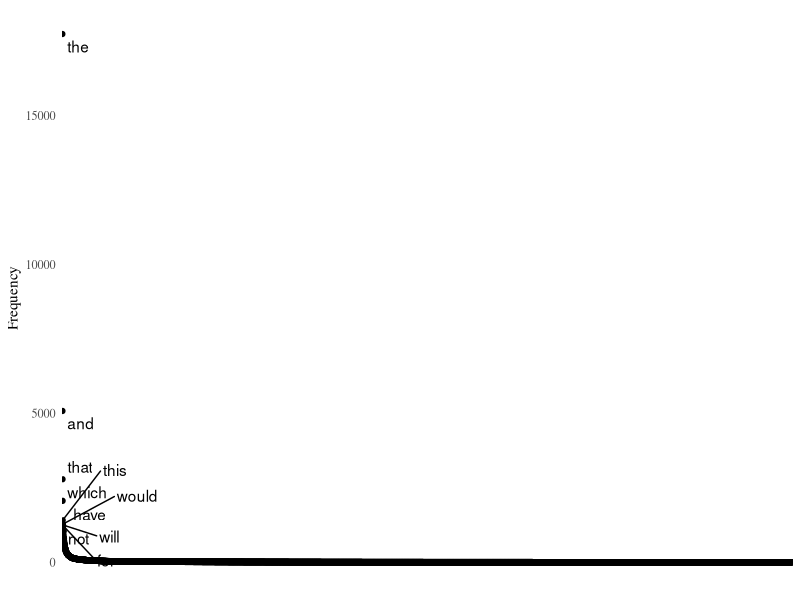
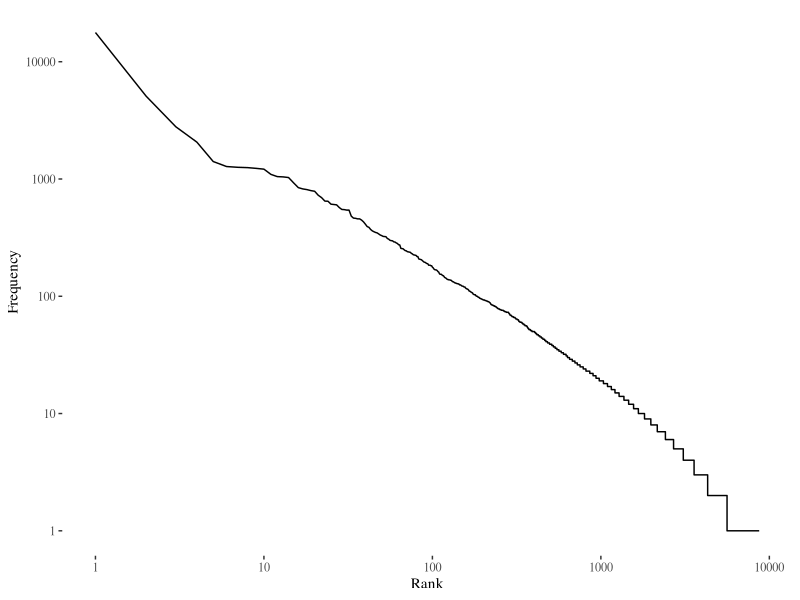
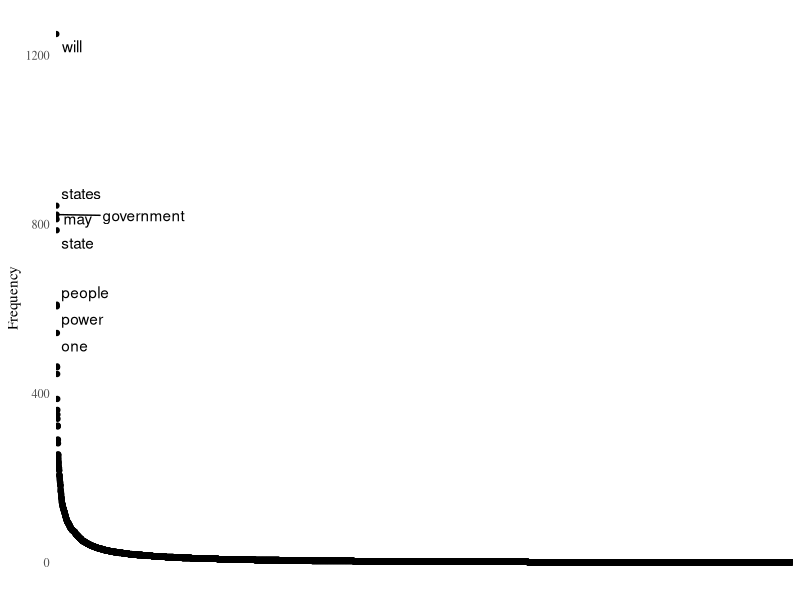
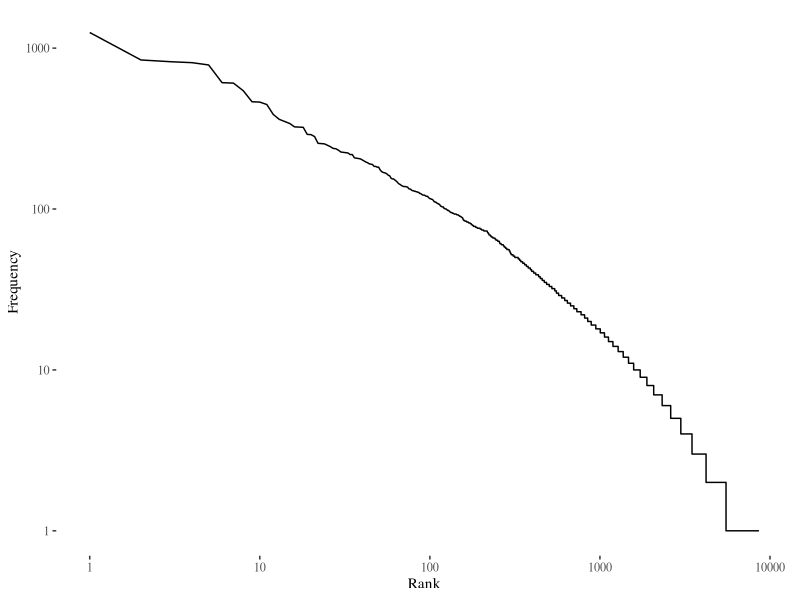
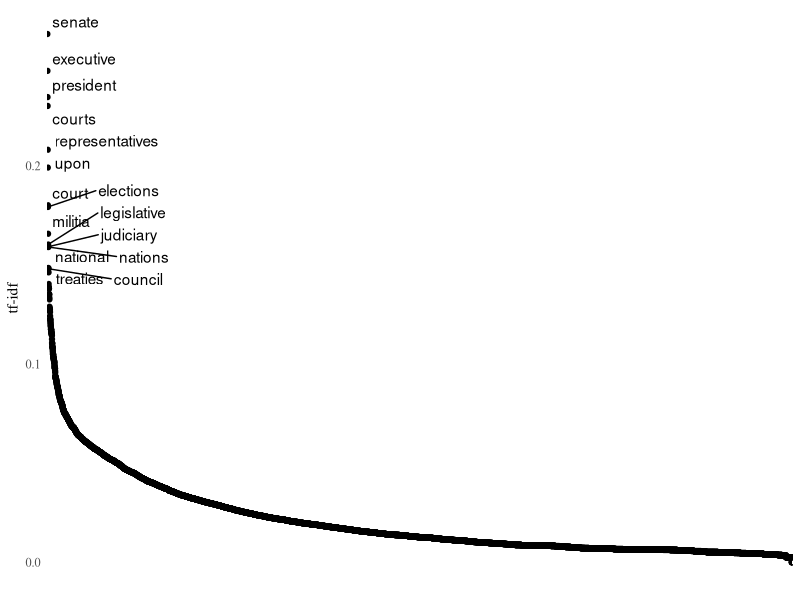
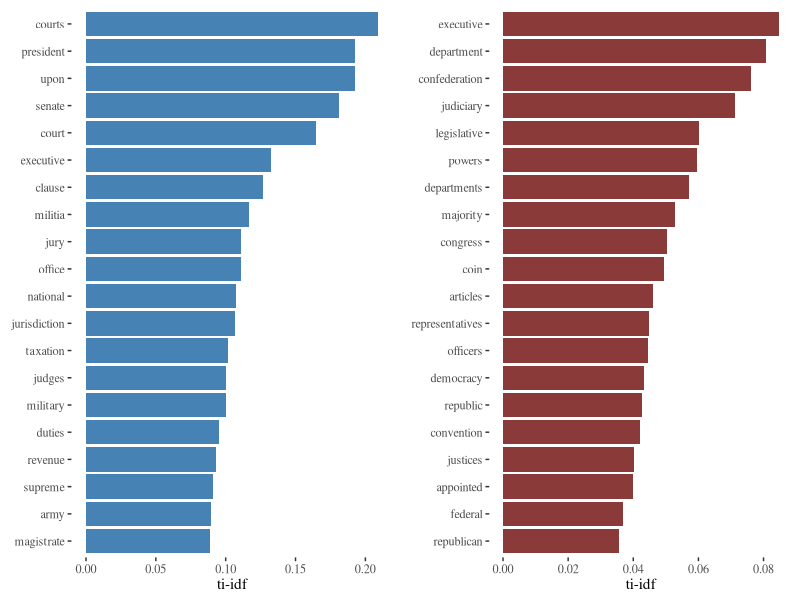
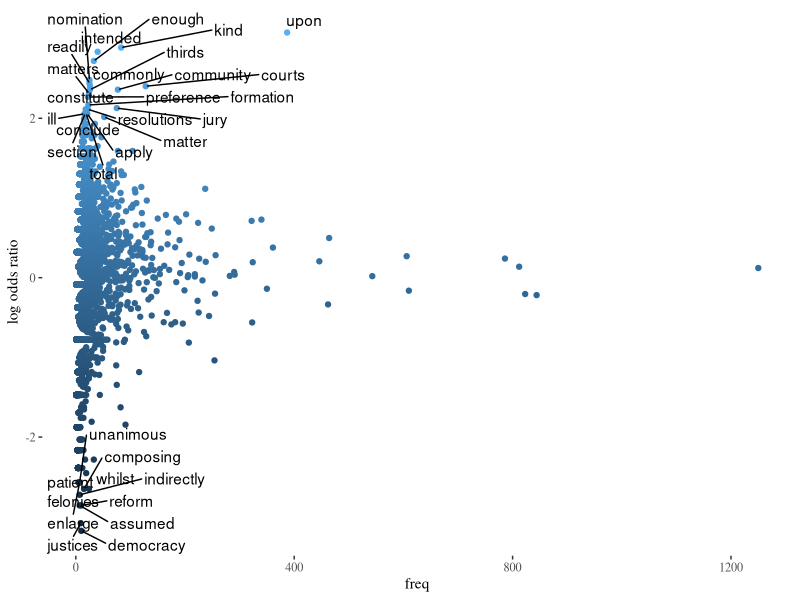
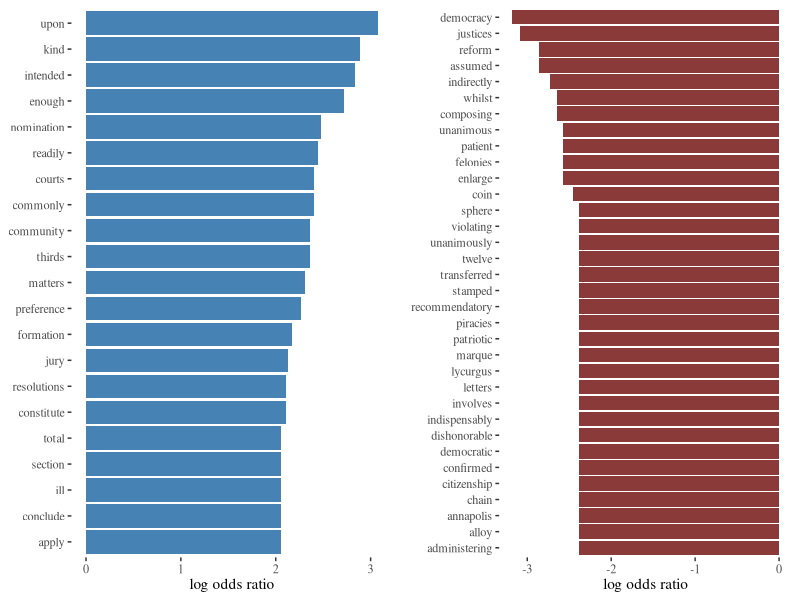

Reproduce these figures in R, in order.
## ---- chunk 1
library(tm)
library(tidyverse)
library(ggthemes)
library(ggrepel)
## ---- chunk 2
getwd()
setwd("~/Desktop/teaching/CEU_text_as_data/meeting_4/") # this is an example, paste your path here
## ---- chunk 3

federalist <- read_csv("../meeting_3/federalist.csv")

## ---- chunk 4

clean_federalist <- federalist %>%
  mutate(                           # the mutate() function is part of dplyr package / allows to change stuff within the dataframe easily
    text   = str_to_lower(text),                # turn all letters to lowercase
    text   = str_replace_all(text, "\n", " "),  # replace '/n' carriage return symbols
    text   = str_remove_all(text, "[:punct:]"), # remove all punctuation
    man    = str_count(text, "\\Wman "),        # Basic regex (more about it later in the course. '\\W' part means at the begging of the word) and count those up
    by     = str_count(text, "\\Wby "),         # same
    upon   = str_count(text, "\\Wupon ")        # same
  ) %>%
  rowwise() %>%                                 # make future functions work rowwise
  mutate(
    length = length(str_split(text, " ")[[1]])  # calculate the length of the text (in words)
  )

## ---- chunk 5
dtm_federalist <- DocumentTermMatrix(clean_federalist$text,
                                     control = list(removePunctuation = TRUE,
                                         stopwords = FALSE))
dtm_federalist <- dtm_federalist %>% as.matrix()

dim(dtm_federalist)

most_frequent <- dtm_federalist %>% colSums()


most_frequent_df <- most_frequent %>% as.list() %>% as_tibble() %>%
  pivot_longer(everything())

most_frequent_df %>% arrange(desc(value))

## ---- chunk 6

most_frequent_df %>%
  mutate(label = ifelse(value > 1200, name, NA)) %>%
  ggplot() +
  geom_point(aes(reorder(name, -value),  value)) +
  geom_text_repel(aes(reorder(name, -value),  value, label = label),
                  max.overlaps = 20) +
  theme_tufte() +
  ylab("Frequency") +
  theme(
    axis.text.x = element_blank(),
    axis.title.x = element_blank(),
    axis.ticks = element_blank()
  )

## ---- chunk 7


most_frequent_df %>%
  arrange(desc(value)) %>%
  mutate(rank = 1:nrow(.)) %>%
  ggplot(aes(rank, value)) +
  geom_line() +
  ylab("Frequency") +
  xlab("Rank") +
  scale_x_log10() +
  scale_y_log10() +
  theme_tufte()

## ---- chunk 8
dtm_federalist <- DocumentTermMatrix(clean_federalist$text,
                                     control = list(removePunctuation = TRUE,
                                         stopwords = TRUE))
dtm_federalist <- dtm_federalist %>% as.matrix()

dim(dtm_federalist)

most_frequent <- dtm_federalist %>% colSums()

most_frequent_df <- most_frequent %>% as.list() %>% as_tibble() %>%
  pivot_longer(everything())

most_frequent_df %>% arrange(desc(value))
## ---- chunk 9
most_frequent_df %>%
  mutate(label = ifelse(value > 500, name, NA)) %>%
  ggplot() +
  geom_point(aes(reorder(name, -value),  value)) +
  geom_text_repel(aes(reorder(name, -value),  value, label = label),
                  max.overlaps = 20) +
  theme_tufte() +
  ylab("Frequency") +
  theme(
    axis.text.x = element_blank(),
    axis.title.x = element_blank(),
    axis.ticks = element_blank()

  )

## ---- chunk 10

most_frequent_df %>%
  arrange(desc(value)) %>%
  mutate(rank = 1:nrow(.)) %>%
  ggplot(aes(rank, value)) +
  geom_line() +
  ylab("Frequency") +
  xlab("Rank") +
  scale_x_log10() +
  scale_y_log10() +
  theme_tufte()
## ---- chunk 11
dtm_federalist <- DocumentTermMatrix(clean_federalist$text,
                                     control = list(removePunctuation = TRUE,
                                         stopwords = TRUE))

dtm_federalist_tfidf <- weightTfIdf(dtm_federalist)


dtm_federalist_tfidf <- dtm_federalist_tfidf %>% as.matrix()

dim(dtm_federalist_tfidf)

most_frequent <- dtm_federalist_tfidf %>% colSums()

most_frequent_df <- most_frequent %>% as.list() %>% as_tibble() %>%
  pivot_longer(everything())

most_frequent_df %>% arrange(desc(value))
## ---- chunk 12
most_frequent_df %>%
  mutate(label = ifelse(value > .107, name, NA)) %>%
  ggplot() +
  geom_point(aes(reorder(name, -value),  value)) +
  geom_text_repel(aes(reorder(name, -value),  value, label = label),
                  max.overlaps = 20) +
  theme_tufte() +
  ylab("tf-idf") +
  theme(
    axis.text.x = element_blank(),
    axis.title.x = element_blank(),
    axis.ticks = element_blank()

  )

## ---- chunk 13

dtm_federalist <- DocumentTermMatrix(clean_federalist$text,
                                     control = list(removePunctuation = TRUE,
                                         stopwords = TRUE))

dtm_federalist_tfidf <- weightTfIdf(dtm_federalist)

hamilton_ids <- which(clean_federalist$author == "HAMILTON")
madison_ids <- which(clean_federalist$author == "MADISON")

most_frequent_hamilton <- dtm_federalist_tfidf[hamilton_ids, ] %>%
  as.matrix() %>% colSums()
most_frequent_madison <- dtm_federalist_tfidf[madison_ids, ] %>%
  as.matrix() %>% colSums()



most_frequent_df_hamilton <- most_frequent_hamilton %>%
  as.list() %>%
  as_tibble() %>%
  pivot_longer(everything()) %>% 
  mutate(author = "HAMILTON")


most_frequent_df_madison <- most_frequent_madison %>%
  as.list() %>%
  as_tibble() %>%
  pivot_longer(everything()) %>% 
  mutate(author = "MADISON")

most_frequent_df <- bind_rows(most_frequent_df_hamilton,
                              most_frequent_df_madison)

hamilton_plot <- most_frequent_df %>%
  filter(author == "HAMILTON") %>%
  top_n(20, value) %>%
  ggplot() +
  geom_bar(aes(reorder(name, value), value),
           stat = "identity",
           fill = "steelblue") +
  coord_flip() +
  ylab("ti-idf") +
  theme_tufte() +
  theme(axis.title.y = element_blank())

madison_plot <- most_frequent_df %>%
  filter(author == "MADISON") %>%
  top_n(20, value) %>%
  ggplot() +
  geom_bar(aes(reorder(name, value), value),
           stat = "identity",
           fill = "indianred4") +
  coord_flip() +
  ylab("ti-idf") +
  theme_tufte() +
  theme(axis.title.y = element_blank())


cowplot::plot_grid(hamilton_plot, madison_plot,
                   ncol = 2)


## ---- chunk 14
dtm_federalist <- DocumentTermMatrix(clean_federalist$text,
                                     control = list(removePunctuation = TRUE,
                                         stopwords = TRUE))

hamilton_ids <- which(clean_federalist$author == "HAMILTON")
madison_ids <- which(clean_federalist$author == "MADISON")

dtm_hamilton <- dtm_federalist[hamilton_ids, ] %>%
  as.matrix() %>% colSums()
freq_hamilton <- (dtm_hamilton + 1) / sum(dtm_hamilton + 1)  # laplace smoothing

dtm_madison <- dtm_federalist[madison_ids, ] %>%
  as.matrix() %>% colSums()

freq_madison <- (dtm_madison + 1) / sum(dtm_madison + 1)  # laplace smoothing


log_odds <- function(x) {
  log(x / (1 - x))
}

log_odds_ham <- log_odds(freq_hamilton)
log_odds_mad <- log_odds(freq_madison)


## ---- chunk 15
log_odds_ratio <- log_odds_ham - log_odds_mad



log_odds_ratio <- log_odds_ratio %>%
  as.list() %>%
  as_tibble() %>%
  pivot_longer(everything())

### Add word frequency ###

general_frequency <- dtm_federalist %>% as.matrix() %>% colSums() %>%
  as.list() %>%
  as_tibble() %>%
  pivot_longer(everything()) %>%
  mutate(freq = value) %>%
  select(-value)

log_odds_ratio <- log_odds_ratio %>%
  left_join(general_frequency)

log_odds_ratio %>%
  mutate(label = ifelse(value > 2 | value < -2, name, NA)) %>%
  ggplot() +
  geom_point(aes(freq, value, color = value)) +
  geom_text_repel(aes(freq, value, label = label),
                  max.overlaps = 50) +
  ylab("log odds ratio") +
  theme_tufte() +
  theme(legend.position = "none")


hamilton_plot <- log_odds_ratio %>%
  top_n(20, value) %>%
  ggplot() +
  geom_bar(aes(reorder(name, value), value),
           stat = "identity",
           fill = "steelblue") +
  coord_flip() +
  ylab("log odds ratio") +
  theme_tufte() +
  theme(axis.title.y = element_blank())

madison_plot <- log_odds_ratio %>%
  top_n(20, -value) %>%
  ggplot() +
  geom_bar(aes(reorder(name, -value), value),
           stat = "identity",
           fill = "indianred4") +
  coord_flip() +
  ylab("log odds ratio") +
  theme_tufte() +
  theme(axis.title.y = element_blank())


cowplot::plot_grid(hamilton_plot, madison_plot,
                   ncol = 2)
